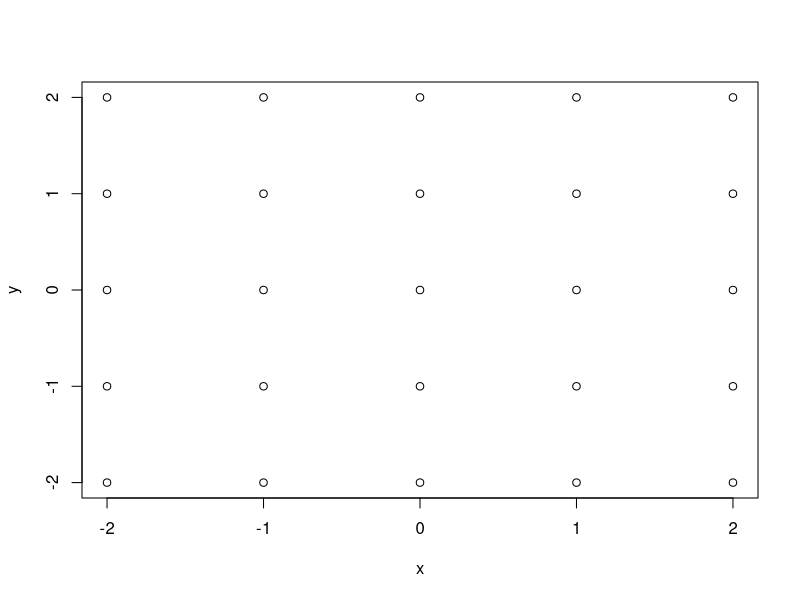

Reproduce this figure in R. (Note: this script raises an error after producing the figure.)
# Make a set of clusters on the grid
######################
# Set Grid Parameters
######################
g = -2:2
lg = length(g)
np = 4
sp = max(diff(g))/10

x = matrix(rep(g, lg), lg, lg)
y = t(x) 
xy = cbind(as.vector(x),as.vector(y)) 

plot(x,y)

x=0; y=0; w=0
for(i in 1:dim(xy)[1]){
  xyw = makeCluster(xy[i,1], xy[i,2], np, sp)
  x = c(x,xyw$x)
  y = c(y,xyw$y)
  w = c(w,xyw$w)
}

xy.f = cbind(x=x[-1], y=y[-1], w=w[-1]) 
xy.l = xy.f 
N.f = dim(xy.f)[1]
N.l = dim(xy.f)[1]

par(mfrow = c(2,2), mar = c(0,0,0,0))
plot(x[-1],y[-1], xlab= "", xaxt = "n", ylab= "", yaxt = "n")

